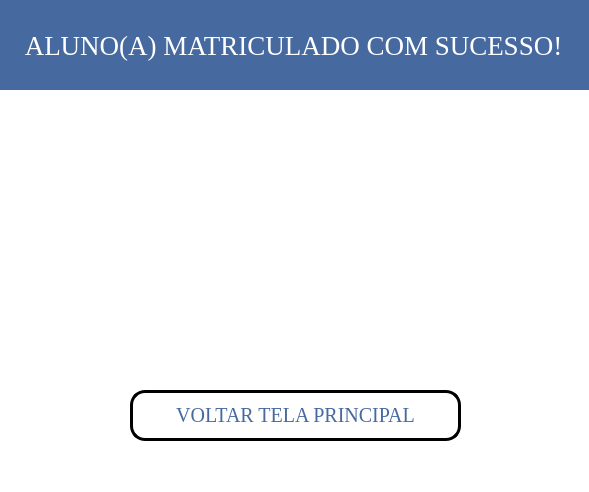
<?xml version="1.0" encoding="UTF-8"?>
<ui version="4.0">
 <class>tela_aluno_matriculado</class>
 <widget class="QMainWindow" name="tela_aluno_matriculado">
  <property name="geometry">
   <rect>
    <x>0</x>
    <y>0</y>
    <width>589</width>
    <height>492</height>
   </rect>
  </property>
  <property name="windowTitle">
   <string>Confirmação de Matrícula</string>
  </property>
  <property name="windowIcon">
   <iconset>
    <normaloff>imagens/diplomado.png</normaloff>imagens/diplomado.png</iconset>
  </property>
  <property name="styleSheet">
   <string notr="true">background-color:rgb(255, 255, 255)</string>
  </property>
  <widget class="QWidget" name="centralwidget">
   <widget class="QLabel" name="label_2">
    <property name="geometry">
     <rect>
      <x>-90</x>
      <y>0</y>
      <width>701</width>
      <height>91</height>
     </rect>
    </property>
    <property name="font">
     <font>
      <family>Georgia</family>
      <pointsize>20</pointsize>
      <weight>50</weight>
      <bold>false</bold>
     </font>
    </property>
    <property name="styleSheet">
     <string notr="true">background-color:rgb(70, 105, 159);
color:rgb(255, 255, 255)</string>
    </property>
    <property name="text">
     <string>          ALUNO(A) MATRICULADO COM SUCESSO!</string>
    </property>
    <property name="alignment">
     <set>Qt::AlignCenter</set>
    </property>
   </widget>
   <widget class="QLabel" name="label">
    <property name="geometry">
     <rect>
      <x>-10</x>
      <y>90</y>
      <width>601</width>
      <height>351</height>
     </rect>
    </property>
    <property name="text">
     <string/>
    </property>
    <property name="pixmap">
     <pixmap>imagens/LOGO_UNIVERS.png</pixmap>
    </property>
    <property name="scaledContents">
     <bool>true</bool>
    </property>
   </widget>
   <widget class="QPushButton" name="botao_tela_principal">
    <property name="geometry">
     <rect>
      <x>130</x>
      <y>390</y>
      <width>331</width>
      <height>51</height>
     </rect>
    </property>
    <property name="font">
     <font>
      <family>Georgia</family>
      <pointsize>15</pointsize>
      <weight>50</weight>
      <bold>false</bold>
     </font>
    </property>
    <property name="cursor">
     <cursorShape>UpArrowCursor</cursorShape>
    </property>
    <property name="styleSheet">
     <string notr="true">QPushButton{
color: rgb(70, 105, 159);
}

QPushButton{
background-color: rgb(255, 255, 255)
}

QPushButton:hover{
	background-color: lightblue
}

QPushButton{
border:3px solid black;
border-radius: 15px;
padding: 2px;
}</string>
    </property>
    <property name="text">
     <string>VOLTAR TELA PRINCIPAL</string>
    </property>
    <property name="icon">
     <iconset>
      <normaloff>imagens/9868474931649315515-128.png</normaloff>imagens/9868474931649315515-128.png</iconset>
    </property>
    <property name="iconSize">
     <size>
      <width>30</width>
      <height>30</height>
     </size>
    </property>
   </widget>
  </widget>
  <widget class="QStatusBar" name="statusbar"/>
 </widget>
 <resources/>
 <connections/>
</ui>
